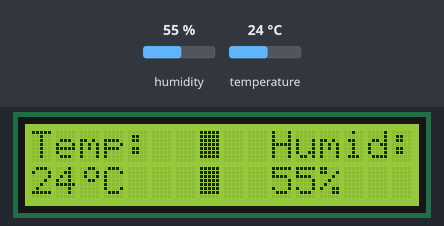
Bench run of a sketch on a simulated Arduino Uno, built with avr-gcc and run on an emulated ATmega328P. Shown: 16×2 character LCD. The test bench sets the inputs (shaded band); at power-on: humidity 55 %, temperature 24 °C.

Above: at 1.2 s.
1.3 s: humidity set to 22 %
At 6.1 s:
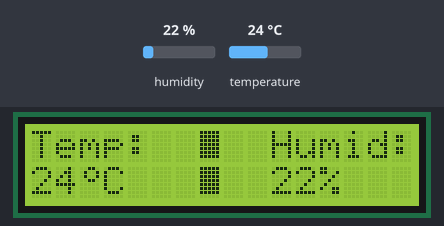
7.3 s: temperature set to 12 °C
At 10.8 s:
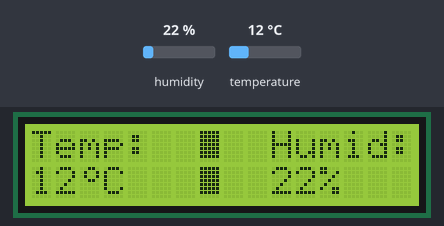
13.3 s: humidity set to 40 %
At 15.5 s:
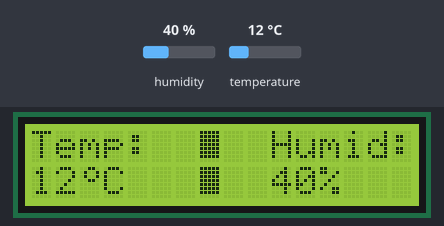
19.3 s: temperature set to 19 °C
At 21.5 s:
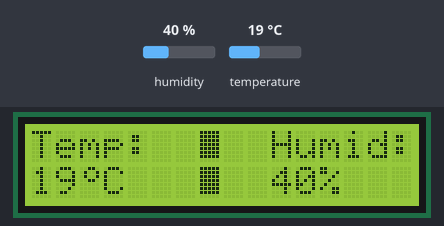
Timing chart, 0 to 23.0 s (numbered marks = the images above; inputs shaded):
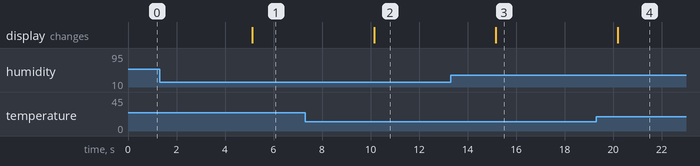

Measured:
- after the input at 1.3 s, the display: changes after 3.8 s (image 1)
- after the input at 7.3 s, the display: changes after 2.8 s (image 2)
- after the input at 13.3 s, the display: changes after 1.9 s (image 3)
- after the input at 19.3 s, the display: changes after 0.89 s (image 4)

The sketch:

LCD1602_DHT11_meteo.ino
```cpp
// выводим данные с DHT11 на LCD
/*
 * RS: pin 12
 * E: pin 11
 * D4: pin 9
 * D5: pin 8
 * D6: pin 7
 * D7: pin 6
 */

#include <LiquidCrystal.h>

//инициализируем объект LCD
LiquidCrystal lcd(12,11,9,8,7,6);   // пины выше. lcd - название

#include "DHT.h"
#define dhtPin 3

// инициализируем DHT
DHT dht(dhtPin, DHT11);

// создаем символы для значка цельсия
byte degree[8] = {
  B00110,
  B01001,
  B01001,
  B00110,
  B00000,
  B00000,
  B00000,
};
byte cub[8] = {
  B11111,
  B11111,
  B11111,
  B11111,
  B11111,
  B11111,
  B11111,
};


void setup() {
  // создаем специальные символы для анимации
  lcd.createChar(0, degree);  // 0 порядковый номер
  lcd.createChar(1, cub);  // закрашенный сегмент
  // запускаем lcd интерфейс. 16 и 2 - это 16 блоков и 2 строки
  lcd.begin(16,2);
  // печатаем надпись. 16 символов
  lcd.print("Temp:     Humid:");

  dht.begin();

}

void loop() {

  int t = dht.readTemperature();  // считываем температуру
  int h = dht.readHumidity();
  if (isnan(t) || isnan(h))  // есди значение битое ( не численное)
  {
    lcd.setCursor(0,1);  // 0 - номер колонки, 1 - номер строки(вторая)
    lcd.print("Не могу считать");
    return;
  }

  //двигаем курсор в начало строки после прохода
  lcd.setCursor(7,0);
  lcd.write((uint8_t)1);  // uint8_t указываем или конфликт с dht lib
  lcd.setCursor(7,1);
  lcd.write((uint8_t)1);
  lcd.setCursor(0,1);  // 0 - номер колонки, 1 - номер строки(вторая)
  lcd.print(t);
  lcd.write((uint8_t)0);
  lcd.print("C");
  lcd.setCursor(10,1);
  lcd.print(h);
  lcd.print("%");
  delay(5000);
}
```
